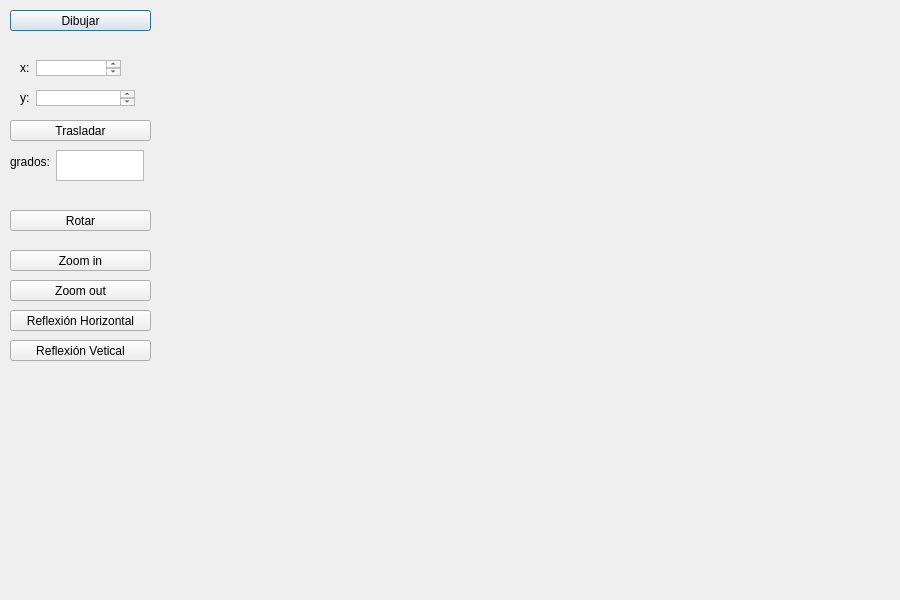
<?xml version="1.0" encoding="UTF-8"?>
<ui version="4.0">
 <class>Cono</class>
 <widget class="QDialog" name="Cono">
  <property name="geometry">
   <rect>
    <x>0</x>
    <y>0</y>
    <width>900</width>
    <height>600</height>
   </rect>
  </property>
  <property name="windowTitle">
   <string>Cono</string>
  </property>
  <widget class="QPushButton" name="dibujar">
   <property name="geometry">
    <rect>
     <x>10</x>
     <y>10</y>
     <width>141</width>
     <height>21</height>
    </rect>
   </property>
   <property name="text">
    <string>Dibujar</string>
   </property>
  </widget>
  <widget class="QPushButton" name="trasladar">
   <property name="geometry">
    <rect>
     <x>10</x>
     <y>120</y>
     <width>141</width>
     <height>21</height>
    </rect>
   </property>
   <property name="text">
    <string>Trasladar</string>
   </property>
  </widget>
  <widget class="QPushButton" name="zoom_in">
   <property name="geometry">
    <rect>
     <x>10</x>
     <y>250</y>
     <width>141</width>
     <height>21</height>
    </rect>
   </property>
   <property name="text">
    <string>Zoom in</string>
   </property>
  </widget>
  <widget class="QPushButton" name="rotar">
   <property name="geometry">
    <rect>
     <x>10</x>
     <y>210</y>
     <width>141</width>
     <height>21</height>
    </rect>
   </property>
   <property name="text">
    <string>Rotar</string>
   </property>
  </widget>
  <widget class="QPushButton" name="horizontal">
   <property name="geometry">
    <rect>
     <x>10</x>
     <y>310</y>
     <width>141</width>
     <height>21</height>
    </rect>
   </property>
   <property name="text">
    <string>Reflexión Horizontal</string>
   </property>
  </widget>
  <widget class="QPushButton" name="zoom_out">
   <property name="geometry">
    <rect>
     <x>10</x>
     <y>280</y>
     <width>141</width>
     <height>21</height>
    </rect>
   </property>
   <property name="text">
    <string>Zoom out</string>
   </property>
  </widget>
  <widget class="QPushButton" name="vertical">
   <property name="geometry">
    <rect>
     <x>10</x>
     <y>340</y>
     <width>141</width>
     <height>21</height>
    </rect>
   </property>
   <property name="text">
    <string>Reflexión Vetical</string>
   </property>
  </widget>
  <widget class="QWidget" name="layoutWidget">
   <property name="geometry">
    <rect>
     <x>20</x>
     <y>60</y>
     <width>101</width>
     <height>16</height>
    </rect>
   </property>
   <layout class="QFormLayout" name="formLayout">
    <item row="0" column="0">
     <widget class="QLabel" name="label_3">
      <property name="text">
       <string>x:</string>
      </property>
     </widget>
    </item>
    <item row="0" column="1">
     <widget class="QTextEdit" name="boxXinicio"/>
    </item>
   </layout>
  </widget>
  <widget class="QWidget" name="layoutWidget">
   <property name="geometry">
    <rect>
     <x>20</x>
     <y>90</y>
     <width>115</width>
     <height>16</height>
    </rect>
   </property>
   <layout class="QFormLayout" name="formLayout_2">
    <item row="0" column="0">
     <widget class="QLabel" name="label_4">
      <property name="text">
       <string>y:</string>
      </property>
     </widget>
    </item>
    <item row="0" column="1">
     <widget class="QTextEdit" name="boxYinicio"/>
    </item>
   </layout>
  </widget>
  <widget class="QWidget" name="layoutWidget">
   <property name="geometry">
    <rect>
     <x>10</x>
     <y>150</y>
     <width>134</width>
     <height>31</height>
    </rect>
   </property>
   <layout class="QFormLayout" name="formLayout_3">
    <item row="0" column="0">
     <widget class="QLabel" name="label_5">
      <property name="text">
       <string>grados:</string>
      </property>
     </widget>
    </item>
    <item row="0" column="1">
     <widget class="QTextEdit" name="boxGrados"/>
    </item>
   </layout>
  </widget>
 </widget>
 <resources/>
 <connections/>
</ui>
